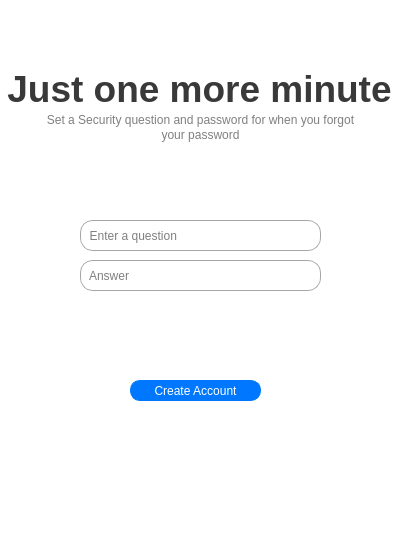
<?xml version="1.0" encoding="UTF-8"?>
<ui version="4.0">
 <class>SignupConfirmationWidget</class>
 <widget class="QWidget" name="SignupConfirmationWidget">
  <property name="geometry">
   <rect>
    <x>0</x>
    <y>0</y>
    <width>400</width>
    <height>550</height>
   </rect>
  </property>
  <property name="minimumSize">
   <size>
    <width>400</width>
    <height>550</height>
   </size>
  </property>
  <property name="maximumSize">
   <size>
    <width>400</width>
    <height>550</height>
   </size>
  </property>
  <property name="windowTitle">
   <string>Form</string>
  </property>
  <property name="styleSheet">
   <string notr="true">QWidget#SignupConfirmationWidget {
	background: #FFFFFF;
}</string>
  </property>
  <widget class="QLineEdit" name="SignupAnswerInput">
   <property name="geometry">
    <rect>
     <x>80</x>
     <y>260</y>
     <width>241</width>
     <height>31</height>
    </rect>
   </property>
   <property name="styleSheet">
    <string notr="true">QLineEdit#SignupAnswerInput {
	border: 1px solid #a6a6a6;
	border-radius: 13;
}</string>
   </property>
   <property name="text">
    <string/>
   </property>
   <property name="placeholderText">
    <string>  Answer</string>
   </property>
  </widget>
  <widget class="QLabel" name="SignupConfirmationDetailLabel1">
   <property name="geometry">
    <rect>
     <x>0</x>
     <y>110</y>
     <width>401</width>
     <height>20</height>
    </rect>
   </property>
   <property name="styleSheet">
    <string notr="true">QLabel#SignupConfirmationDetailLabel1 {
	color: #7f7f7f;
}</string>
   </property>
   <property name="text">
    <string>Set a Security question and password for when you forgot</string>
   </property>
   <property name="alignment">
    <set>Qt::AlignCenter</set>
   </property>
  </widget>
  <widget class="QLineEdit" name="SignupQuestionInput">
   <property name="geometry">
    <rect>
     <x>80</x>
     <y>220</y>
     <width>241</width>
     <height>31</height>
    </rect>
   </property>
   <property name="styleSheet">
    <string notr="true">QLineEdit#SignupQuestionInput {
	border: 1px solid #a6a6a6;
	border-radius: 13;
}</string>
   </property>
   <property name="text">
    <string/>
   </property>
   <property name="placeholderText">
    <string>  Enter a question</string>
   </property>
  </widget>
  <widget class="QLabel" name="SignupConfirmationLabel">
   <property name="geometry">
    <rect>
     <x>-1</x>
     <y>70</y>
     <width>401</width>
     <height>38</height>
    </rect>
   </property>
   <property name="font">
    <font>
     <family>Segoe UI</family>
     <pointsize>28</pointsize>
     <weight>75</weight>
     <bold>true</bold>
    </font>
   </property>
   <property name="styleSheet">
    <string notr="true">QLabel#SignupConfirmationLabel {
	color: #393939;
}</string>
   </property>
   <property name="text">
    <string>Just one more minute</string>
   </property>
   <property name="alignment">
    <set>Qt::AlignCenter</set>
   </property>
  </widget>
  <widget class="QPushButton" name="CreateAccountButton">
   <property name="geometry">
    <rect>
     <x>130</x>
     <y>380</y>
     <width>131</width>
     <height>21</height>
    </rect>
   </property>
   <property name="styleSheet">
    <string notr="true">QPushButton#CreateAccountButton {
	background: #0077ff;
	color: #FFFFFF;
	border: 1px solid #0077ff;
	border-radius: 10;
}

QPushButton#CreateAccountButton:hover {
	background: #1884ff;
	border: 1px solid #1884ff;
}

QPushButton#CreateAccountButton:pressed {
	background: #65adff;
	border: 1px solid #65adff;
}
</string>
   </property>
   <property name="text">
    <string>Create Account</string>
   </property>
  </widget>
  <widget class="QLabel" name="SignupConfirmationDetailLabel2">
   <property name="geometry">
    <rect>
     <x>0</x>
     <y>119</y>
     <width>401</width>
     <height>31</height>
    </rect>
   </property>
   <property name="styleSheet">
    <string notr="true">QLabel#SignupConfirmationDetailLabel2 {
	color: #7f7f7f;
}</string>
   </property>
   <property name="text">
    <string>your password</string>
   </property>
   <property name="alignment">
    <set>Qt::AlignCenter</set>
   </property>
  </widget>
 </widget>
 <resources/>
 <connections/>
</ui>
